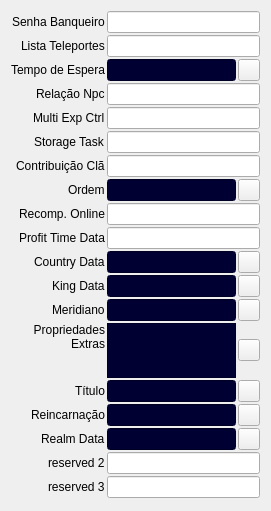
     <widget class="QWidget" name="formLayoutWidget_6">
      <property name="geometry">
       <rect>
        <x>500</x>
        <y>0</y>
        <width>271</width>
        <height>511</height>
       </rect>
      </property>
      <layout class="QFormLayout" name="formLayout_6">
       <property name="sizeConstraint">
        <enum>QLayout::SetNoConstraint</enum>
       </property>
       <property name="fieldGrowthPolicy">
        <enum>QFormLayout::AllNonFixedFieldsGrow</enum>
       </property>
       <property name="labelAlignment">
        <set>Qt::AlignRight|Qt::AlignTrailing|Qt::AlignVCenter</set>
       </property>
       <property name="horizontalSpacing">
        <number>2</number>
       </property>
       <property name="verticalSpacing">
        <number>2</number>
       </property>
       <item row="0" column="0">
        <widget class="QLabel" name="label_76">
         <property name="text">
          <string>Senha Banqueiro</string>
         </property>
        </widget>
       </item>
       <item row="0" column="1">
        <widget class="QLineEdit" name="status_storehousepassword"/>
       </item>
       <item row="1" column="0">
        <widget class="QLabel" name="label_77">
         <property name="text">
          <string>Lista Teleportes</string>
         </property>
        </widget>
       </item>
       <item row="1" column="1">
        <widget class="QLineEdit" name="status_waypointlist"/>
       </item>
       <item row="2" column="0">
        <widget class="QLabel" name="label_78">
         <property name="text">
          <string>Tempo de Espera</string>
         </property>
        </widget>
       </item>
       <item row="3" column="0">
        <widget class="QLabel" name="label_79">
         <property name="text">
          <string>Relação Npc</string>
         </property>
        </widget>
       </item>
       <item row="3" column="1">
        <widget class="QLineEdit" name="status_npcrelation"/>
       </item>
       <item row="4" column="0">
        <widget class="QLabel" name="label_80">
         <property name="text">
          <string>Multi Exp Ctrl</string>
         </property>
        </widget>
       </item>
       <item row="4" column="1">
        <widget class="QLineEdit" name="status_multiexpctrl"/>
       </item>
       <item row="5" column="0">
        <widget class="QLabel" name="label_81">
         <property name="text">
          <string>Storage Task</string>
         </property>
        </widget>
       </item>
       <item row="5" column="1">
        <widget class="QLineEdit" name="status_storagetask"/>
       </item>
       <item row="6" column="0">
        <widget class="QLabel" name="label_82">
         <property name="text">
          <string>Contribuição Clã</string>
         </property>
        </widget>
       </item>
       <item row="6" column="1">
        <widget class="QLineEdit" name="status_factioncontrib"/>
       </item>
       <item row="7" column="0">
        <widget class="QLabel" name="label_83">
         <property name="text">
          <string>Ordem</string>
         </property>
        </widget>
       </item>
       <item row="8" column="0">
        <widget class="QLabel" name="label_84">
         <property name="text">
          <string>Recomp. Online</string>
         </property>
        </widget>
       </item>
       <item row="8" column="1">
        <widget class="QLineEdit" name="status_onlineaward"/>
       </item>
       <item row="9" column="0">
        <widget class="QLabel" name="label_85">
         <property name="text">
          <string>Profit Time Data</string>
         </property>
        </widget>
       </item>
       <item row="9" column="1">
        <widget class="QLineEdit" name="status_profittimedata"/>
       </item>
       <item row="10" column="0">
        <widget class="QLabel" name="label_86">
         <property name="text">
          <string>Country Data</string>
         </property>
        </widget>
       </item>
       <item row="11" column="0">
        <widget class="QLabel" name="label_87">
         <property name="text">
          <string>King Data</string>
         </property>
        </widget>
       </item>
       <item row="12" column="0">
        <widget class="QLabel" name="label_88">
         <property name="text">
          <string>Meridiano</string>
         </property>
        </widget>
       </item>
       <item row="13" column="0">
        <widget class="QLabel" name="label_75">
         <property name="minimumSize">
          <size>
           <width>0</width>
           <height>0</height>
          </size>
         </property>
         <property name="maximumSize">
          <size>
           <width>10000</width>
           <height>10000</height>
          </size>
         </property>
         <property name="layoutDirection">
          <enum>Qt::LeftToRight</enum>
         </property>
         <property name="text">
          <string>Propriedades
Extras</string>
         </property>
         <property name="textFormat">
          <enum>Qt::PlainText</enum>
         </property>
         <property name="scaledContents">
          <bool>false</bool>
         </property>
         <property name="alignment">
          <set>Qt::AlignRight|Qt::AlignTop|Qt::AlignTrailing</set>
         </property>
         <property name="wordWrap">
          <bool>true</bool>
         </property>
         <property name="margin">
          <number>0</number>
         </property>
         <property name="indent">
          <number>0</number>
         </property>
        </widget>
       </item>
       <item row="14" column="0">
        <widget class="QLabel" name="label_89">
         <property name="text">
          <string>Título</string>
         </property>
        </widget>
       </item>
       <item row="15" column="0">
        <widget class="QLabel" name="label_90">
         <property name="text">
          <string>Reincarnação</string>
         </property>
        </widget>
       </item>
       <item row="16" column="0">
        <widget class="QLabel" name="label_91">
         <property name="text">
          <string>Realm Data</string>
         </property>
        </widget>
       </item>
       <item row="17" column="0">
        <widget class="QLabel" name="label_92">
         <property name="text">
          <string>reserved 2</string>
         </property>
        </widget>
       </item>
       <item row="18" column="0">
        <widget class="QLabel" name="label_93">
         <property name="text">
          <string>reserved 3</string>
         </property>
        </widget>
       </item>
       <item row="17" column="1">
        <widget class="QLineEdit" name="status_reserved2"/>
       </item>
       <item row="18" column="1">
        <widget class="QLineEdit" name="status_reserved3"/>
       </item>
       <item row="12" column="1">
        <layout class="QHBoxLayout" name="horizontalLayout_2">
         <property name="spacing">
          <number>2</number>
         </property>
         <item>
          <widget class="QLineEdit" name="status_meridiandata">
           <property name="styleSheet">
            <string notr="true">background-color: rgb(0, 0, 50);
color: rgb(255, 255, 255);</string>
           </property>
          </widget>
         </item>
         <item>
          <widget class="QPushButton" name="status_meridian_data_btn">
           <property name="minimumSize">
            <size>
             <width>22</width>
             <height>22</height>
            </size>
           </property>
           <property name="maximumSize">
            <size>
             <width>22</width>
             <height>22</height>
            </size>
           </property>
           <property name="text">
            <string/>
           </property>
           <property name="icon">
            <iconset resource="icons.qrc">
             <normaloff>:/iconpack/software_graphics_media/pencil.ico</normaloff>:/iconpack/software_graphics_media/pencil.ico</iconset>
           </property>
          </widget>
         </item>
        </layout>
       </item>
       <item row="2" column="1">
        <layout class="QHBoxLayout" name="horizontalLayout_17">
         <property name="spacing">
          <number>2</number>
         </property>
         <item>
          <widget class="QLineEdit" name="status_coolingtime">
           <property name="styleSheet">
            <string notr="true">background-color: rgb(0, 0, 50);
color: rgb(255, 255, 255);</string>
           </property>
          </widget>
         </item>
         <item>
          <widget class="QPushButton" name="status_coolingtime_btn">
           <property name="minimumSize">
            <size>
             <width>22</width>
             <height>22</height>
            </size>
           </property>
           <property name="maximumSize">
            <size>
             <width>22</width>
             <height>22</height>
            </size>
           </property>
           <property name="text">
            <string/>
           </property>
           <property name="icon">
            <iconset resource="icons.qrc">
             <normaloff>:/iconpack/software_graphics_media/pencil.ico</normaloff>:/iconpack/software_graphics_media/pencil.ico</iconset>
           </property>
          </widget>
         </item>
        </layout>
       </item>
       <item row="10" column="1">
        <layout class="QHBoxLayout" name="horizontalLayout_18">
         <property name="spacing">
          <number>2</number>
         </property>
         <item>
          <widget class="QLineEdit" name="status_countrydata">
           <property name="styleSheet">
            <string notr="true">background-color: rgb(0, 0, 50);
color: rgb(255, 255, 255);</string>
           </property>
          </widget>
         </item>
         <item>
          <widget class="QPushButton" name="status_countrydata_btn">
           <property name="minimumSize">
            <size>
             <width>22</width>
             <height>22</height>
            </size>
           </property>
           <property name="maximumSize">
            <size>
             <width>22</width>
             <height>22</height>
            </size>
           </property>
           <property name="text">
            <string/>
           </property>
           <property name="icon">
            <iconset resource="icons.qrc">
             <normaloff>:/iconpack/software_graphics_media/pencil.ico</normaloff>:/iconpack/software_graphics_media/pencil.ico</iconset>
           </property>
          </widget>
         </item>
        </layout>
       </item>
       <item row="7" column="1">
        <layout class="QHBoxLayout" name="horizontalLayout_19">
         <property name="spacing">
          <number>2</number>
         </property>
         <item>
          <widget class="QLineEdit" name="status_forcedata">
           <property name="styleSheet">
            <string notr="true">background-color: rgb(0, 0, 50);
color: rgb(255, 255, 255);</string>
           </property>
          </widget>
         </item>
         <item>
          <widget class="QPushButton" name="status_forcedata_btn">
           <property name="minimumSize">
            <size>
             <width>22</width>
             <height>22</height>
            </size>
           </property>
           <property name="maximumSize">
            <size>
             <width>22</width>
             <height>22</height>
            </size>
           </property>
           <property name="text">
            <string/>
           </property>
           <property name="icon">
            <iconset resource="icons.qrc">
             <normaloff>:/iconpack/software_graphics_media/pencil.ico</normaloff>:/iconpack/software_graphics_media/pencil.ico</iconset>
           </property>
          </widget>
         </item>
        </layout>
       </item>
       <item row="11" column="1">
        <layout class="QHBoxLayout" name="horizontalLayout_26">
         <property name="spacing">
          <number>2</number>
         </property>
         <item>
          <widget class="QLineEdit" name="status_kingdata">
           <property name="styleSheet">
            <string notr="true">background-color: rgb(0, 0, 50);
color: rgb(255, 255, 255);</string>
           </property>
          </widget>
         </item>
         <item>
          <widget class="QPushButton" name="status_kingdata_btn">
           <property name="minimumSize">
            <size>
             <width>22</width>
             <height>22</height>
            </size>
           </property>
           <property name="maximumSize">
            <size>
             <width>22</width>
             <height>22</height>
            </size>
           </property>
           <property name="text">
            <string/>
           </property>
           <property name="icon">
            <iconset resource="icons.qrc">
             <normaloff>:/iconpack/software_graphics_media/pencil.ico</normaloff>:/iconpack/software_graphics_media/pencil.ico</iconset>
           </property>
          </widget>
         </item>
        </layout>
       </item>
       <item row="13" column="1">
        <layout class="QHBoxLayout" name="horizontalLayout_27">
         <property name="spacing">
          <number>2</number>
         </property>
         <item>
          <widget class="QTextEdit" name="status_extraprop">
           <property name="minimumSize">
            <size>
             <width>0</width>
             <height>55</height>
            </size>
           </property>
           <property name="maximumSize">
            <size>
             <width>16777215</width>
             <height>55</height>
            </size>
           </property>
           <property name="styleSheet">
            <string notr="true">background-color: rgb(0, 0, 50);
color: rgb(255, 255, 255);</string>
           </property>
          </widget>
         </item>
         <item>
          <widget class="QPushButton" name="status_extraprop_btn">
           <property name="minimumSize">
            <size>
             <width>22</width>
             <height>22</height>
            </size>
           </property>
           <property name="maximumSize">
            <size>
             <width>22</width>
             <height>22</height>
            </size>
           </property>
           <property name="text">
            <string/>
           </property>
           <property name="icon">
            <iconset resource="icons.qrc">
             <normaloff>:/iconpack/software_graphics_media/pencil.ico</normaloff>:/iconpack/software_graphics_media/pencil.ico</iconset>
           </property>
          </widget>
         </item>
        </layout>
       </item>
       <item row="14" column="1">
        <layout class="QHBoxLayout" name="horizontalLayout_28">
         <property name="spacing">
          <number>2</number>
         </property>
         <item>
          <widget class="QLineEdit" name="status_titledata">
           <property name="styleSheet">
            <string notr="true">background-color: rgb(0, 0, 50);
color: rgb(255, 255, 255);</string>
           </property>
          </widget>
         </item>
         <item>
          <widget class="QPushButton" name="status_titledata_btn">
           <property name="minimumSize">
            <size>
             <width>22</width>
             <height>22</height>
            </size>
           </property>
           <property name="maximumSize">
            <size>
             <width>22</width>
             <height>22</height>
            </size>
           </property>
           <property name="text">
            <string/>
           </property>
           <property name="icon">
            <iconset resource="icons.qrc">
             <normaloff>:/iconpack/software_graphics_media/pencil.ico</normaloff>:/iconpack/software_graphics_media/pencil.ico</iconset>
           </property>
          </widget>
         </item>
        </layout>
       </item>
       <item row="15" column="1">
        <layout class="QHBoxLayout" name="horizontalLayout_29">
         <property name="spacing">
          <number>2</number>
         </property>
         <item>
          <widget class="QLineEdit" name="status_reincarnationdata">
           <property name="styleSheet">
            <string notr="true">background-color: rgb(0, 0, 50);
color: rgb(255, 255, 255);</string>
           </property>
          </widget>
         </item>
         <item>
          <widget class="QPushButton" name="status_reincarnationdata_btn">
           <property name="minimumSize">
            <size>
             <width>22</width>
             <height>22</height>
            </size>
           </property>
           <property name="maximumSize">
            <size>
             <width>22</width>
             <height>22</height>
            </size>
           </property>
           <property name="text">
            <string/>
           </property>
           <property name="icon">
            <iconset resource="icons.qrc">
             <normaloff>:/iconpack/software_graphics_media/pencil.ico</normaloff>:/iconpack/software_graphics_media/pencil.ico</iconset>
           </property>
          </widget>
         </item>
        </layout>
       </item>
       <item row="16" column="1">
        <layout class="QHBoxLayout" name="horizontalLayout_30">
         <property name="spacing">
          <number>2</number>
         </property>
         <item>
          <widget class="QLineEdit" name="status_realmdata">
           <property name="styleSheet">
            <string notr="true">background-color: rgb(0, 0, 50);
color: rgb(255, 255, 255);</string>
           </property>
          </widget>
         </item>
         <item>
          <widget class="QPushButton" name="status_realmdata_btn">
           <property name="minimumSize">
            <size>
             <width>22</width>
             <height>22</height>
            </size>
           </property>
           <property name="maximumSize">
            <size>
             <width>22</width>
             <height>22</height>
            </size>
           </property>
           <property name="text">
            <string/>
           </property>
           <property name="icon">
            <iconset resource="icons.qrc">
             <normaloff>:/iconpack/software_graphics_media/pencil.ico</normaloff>:/iconpack/software_graphics_media/pencil.ico</iconset>
           </property>
          </widget>
         </item>
        </layout>
       </item>
      </layout>
     </widget>
